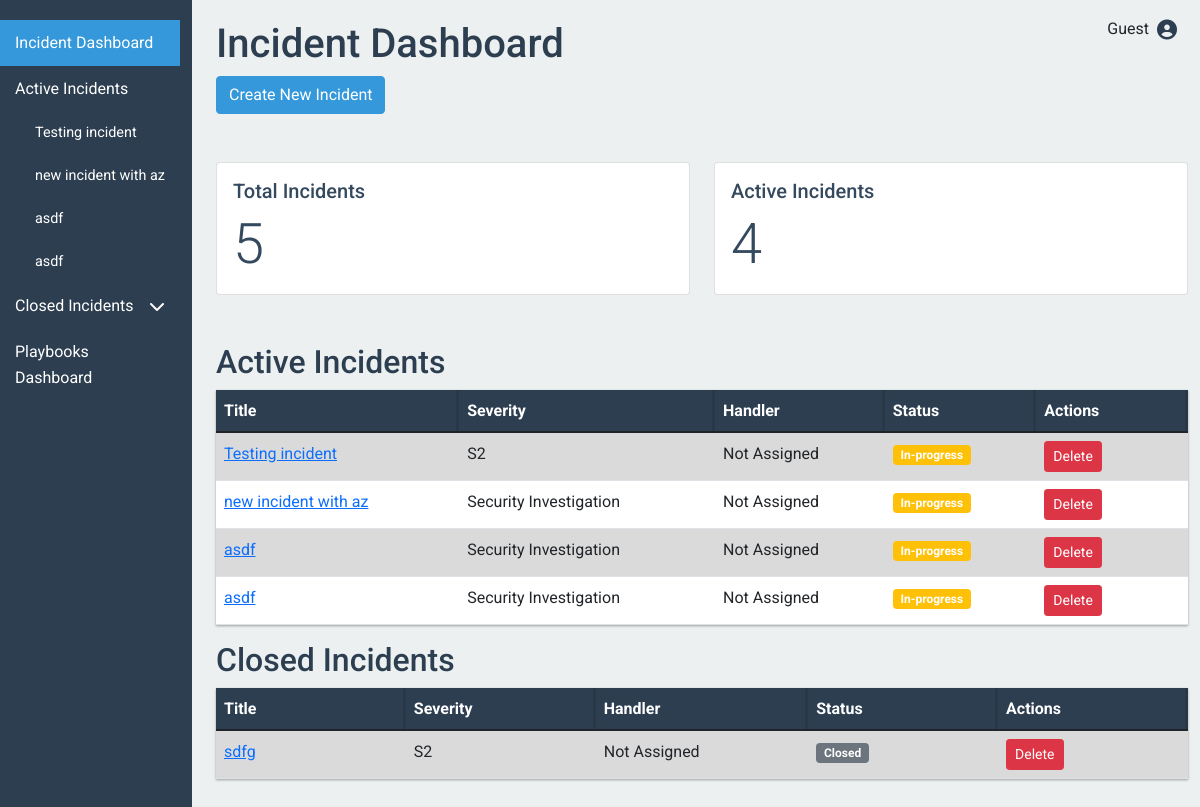
The page / on the database its author committed.
### models.py (models this page shows)
class Incident(db.Model):
    id = db.Column(db.Integer, primary_key=True)
    title = db.Column(db.String(100), nullable=False)
    severity = db.Column(db.String(50), nullable=False)
    description = db.Column(db.Text, nullable=False)
    handler = db.Column(db.String(100), nullable=False)
    date_created = db.Column(db.DateTime, default=datetime.utcnow)
    status = db.Column(db.String(20), default='in-progress')
    actions = db.relationship('Action', back_populates='incident', cascade='all, delete-orphan')

### routes.py (the view)
@main_bp.route('/')
def dashboard():
    return render_template('dashboard.html', active_incidents=g.active_incidents, closed_incidents=g.closed_incidents)

### routes.py (called while the page is built)
@main_bp.before_request
def before_request():
    g.active_incidents = Incident.query.filter_by(status='in-progress').all()
    g.closed_incidents = Incident.query.filter_by(status='closed').all()
    g.playbooks = db.session.query(Playbook.name).distinct().all()

### templates/dashboard.html (shortened to what this page needs)
{% extends "base.html" %}
{% block content %}
<h1>Incident Dashboard</h1>
<button type="button" class="btn btn-primary mb-4" data-bs-toggle="modal" data-bs-target="#createIncidentModal">
    Create New Incident
</button>
<div class="row mt-4">
    <div class="col-md-6">
        <div class="card">
            <div class="card-body">
                <h5 class="card-title">Total Incidents</h5>
                <p class="card-text display-4">{{ active_incidents|length + closed_incidents|length }}</p>
            </div>
        </div>
    </div>
    <div class="col-md-6">
        <div class="card">
            <div class="card-body">
                <h5 class="card-title">Active Incidents</h5>
                <p class="card-text display-4">{{ active_incidents|length }}</p>
            </div>
        </div>
    </div>
</div>
<h2 class="mt-5">Active Incidents</h2>
<table class="table table-striped resizable">
    <thead>
        <tr>
            <th>Title</th>
            <th>Severity</th>
            <th>Handler</th>
            <th>Status</th>
            <th>Actions</th>
        </tr>
    </thead>
    <tbody>
    {% for incident in active_incidents %}
        <tr>
            <td><a href="{{ url_for('main.active_incident', id=incident.id) }}">{{ incident.title }}</a></td>
            <td>{{ incident.severity }}</td>
            <td>{{ incident.handler }}</td>
            <td>
                <span class="badge {% if incident.status == 'in-progress' %}bg-warning{% else %}bg-secondary{% endif %}">
                    {{ incident.status|capitalize }}
                </span>
            </td>
            <td>
                <button class="btn btn-sm btn-danger" onclick="deleteIncident({{ incident.id }})">Delete</button>
            </td>
        </tr>
    {% endfor %}
    </tbody>
</table>
<h2>Closed Incidents</h2>
<table class="table table-striped resizable">
    <thead>
        <tr>
            <th>Title</th>
            <th>Severity</th>
            <th>Handler</th>
            <th>Status</th>
            <th>Actions</th>
        </tr>
    </thead>
    <tbody>
    {% for incident in closed_incidents %}
        <tr>
            <td><a href="{{ url_for('main.closed_incident', id=incident.id) }}">{{ incident.title }}</a></td>
            <td>{{ incident.severity }}</td>
            <td>{{ incident.handler }}</td>
            <td>
                <span class="badge bg-secondary">Closed</span>
            </td>
            <td>
                <button class="btn btn-sm btn-danger" onclick="deleteIncident({{ incident.id }})">Delete</button>
            </td>
        </tr>
    {% endfor %}
    </tbody>
</table>
{% endblock %}

### templates/base.html (shortened to what this page needs)
<!DOCTYPE html>
<html lang="en">
<head>
    <link href="https://cdn.jsdelivr.net/npm/bootstrap@5.1.3/dist/css/bootstrap.min.css" rel="stylesheet">
    <link rel="stylesheet" href="https://cdnjs.cloudflare.com/ajax/libs/font-awesome/6.1.1/css/all.min.css">
    <link rel="stylesheet" href="{{ url_for('static', filename='css/style.css') }}">
</head>
<body>
    <div class="container-fluid">
        <div class="row">
            <nav id="sidebar" class="col-md-3 col-lg-2 d-md-block sidebar">
                <div class="position-sticky">
                    <ul class="nav flex-column">
                        <li class="nav-item">
                            <a class="nav-link {% if request.endpoint == 'main.dashboard' %}active{% endif %}" href="{{ url_for('main.dashboard') }}">
                                Incident Dashboard
                            </a>
                        </li>
                        <li class="nav-item">
                            <a class="nav-link">Active Incidents</a>
                            <ul class="nav flex-column sidebar-submenu">
                                {% for incident in g.active_incidents %}
                                <li class="nav-item">
                                    <a class="nav-link sidebar-incident" href="{{ url_for('main.active_incident', id=incident.id) }}">
                                        {{ incident.title }}
                                    </a>
                                </li>
                                {% endfor %}
                            </ul>
                        </li>
                        <li class="nav-item">
                            <a class="nav-link d-flex justify-content-between align-items-center" href="#" data-bs-toggle="collapse" data-bs-target="#closedIncidents">
                                Closed Incidents
                                <i class="fas fa-chevron-down"></i>
                            </a>
                        </li>
                        <li class="nav-item">
                            <a class="nav-link {% if request.endpoint == 'main.playbooks' %}active{% endif %}" href="{{ url_for('main.playbooks') }}">
                                Playbooks Dashboard
                            </a>
                        </li>
                    </ul>
                </div>
            </nav>
            <main class="col-md-9 ms-sm-auto col-lg-10 px-md-4">
                {% block content %}{% endblock %}
            </main>
        </div>
    </div>
    <div class="user-profile-icon">
        <div class="dropdown">
            <a class="btn dropdown-toggle d-flex align-items-center" href="#" role="button" id="userDropdown" data-bs-toggle="dropdown" aria-expanded="false">
                {% if current_user.is_authenticated %}
                    <span class="me-2">{{ current_user.username }}</span>
                {% else %}
                    <span class="me-2">Guest</span>
                {% endif %}
                <i class="fas fa-user-circle fa-lg"></i>
            </a>
        </div>
    </div>
</body>
</html>

### static/css/style.css (style rules this page uses)
:root { --primary-color: #3498db; --secondary-color: #2c3e50; --background-color: #ecf0f1; --text-color: #34495e; --accent-color: #e74c3c; --border-color: #bdc3c7; }
.user-profile-icon { position: fixed; top: 10px; right: 10px; z-index: 1000; }
.user-profile-icon .dropdown-toggle::after { display: none; }
.user-profile-icon .fa-user-circle { color: var(--secondary-color); }
.resizable { position: relative; width: 100%; overflow: hidden; }
.resizable th { position: relative; overflow: hidden; }
.resizable th { position: relative; overflow: visible; }
.resizable td, .resizable th { min-width: 100px; max-width: 300px; overflow: hidden; text-overflow: ellipsis; white-space: nowrap; }
.nav-link .fas { margin-left: 5px; transition: transform 0.3s ease; }
body { font-family: 'Roboto', Arial, sans-serif; line-height: 1.6; margin: 0; padding: 0; background-color: var(--background-color); color: var(--text-color); }
.container-fluid { padding: 0; }
#sidebar { background-color: var(--secondary-color); color: white; min-height: 100vh; padding-top: 20px; }
#sidebar .nav-link { color: white; padding: 10px 15px; }
#sidebar .nav-link:hover, #sidebar .nav-link.active { background-color: var(--primary-color); }
.sidebar-submenu { padding-left: 20px; }
.sidebar-incident { color: #adb5bd; font-size: 0.9em; padding: 5px 15px; transition: all 0.3s ease; }
main { padding: 20px; }
h1, h2, h3 { color: var(--secondary-color); }
.btn-primary { background-color: var(--primary-color); border-color: var(--primary-color); }
.table { background-color: white; box-shadow: 0 1px 3px rgba(0,0,0,0.12), 0 1px 2px rgba(0,0,0,0.24); }
.table thead th { background-color: var(--secondary-color); color: white; }
.table-striped tbody tr:nth-of-type(odd) { background-color: rgba(0, 0, 0, 0.05); }
.table-striped tbody tr:nth-of-type(even) { background-color: #fff; }
.table-striped tbody tr td { background-color: inherit; }

### rows shown on the page
Incident: title "Testing incident", severity "S2", handler "Not Assigned", status "In-progress"
Incident: title "new incident with az", severity "Security Investigation", handler "Not Assigned", status "In-progress"
Incident: title "asdf", severity "Security Investigation", handler "Not Assigned", status "In-progress"
Incident: title "asdf", severity "Security Investigation", handler "Not Assigned", status "In-progress"
Incident: title "sdfg", severity "S2", handler "Not Assigned"

### other values the page prints
{{ active_incidents|length + closed_incidents|length }} "5"
{{ active_incidents|length }} "4"
